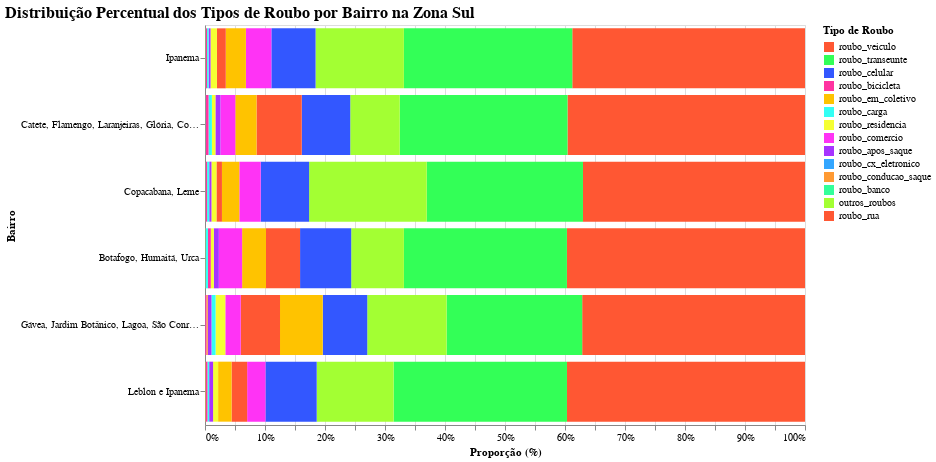

The notebook cell this image was saved under:
### Code cell
# Criando o gráfico de barras segmentadas com cores vivas específicas para cada tipo de roubo
grafico = alt.Chart(df_percentuais).mark_bar().encode(
    x=alt.X("percentual:Q", stack="normalize", title="Proporção (%)"),
    y=alt.Y("bairro:N", sort="-x", title="Bairro"),
    color=alt.Color(
        "tipo_roubo:N", 
        title="Tipo de Roubo", 
        scale=alt.Scale(
            domain=[
                "roubo_veiculo", "roubo_transeunte", "roubo_celular", "roubo_bicicleta",
                "roubo_em_coletivo", "roubo_carga", "roubo_residencia", "roubo_comercio",
                "roubo_apos_saque", "roubo_cx_eletronico", "roubo_conducao_saque", 
                "roubo_banco", "outros_roubos", "roubo_rua"
            ],
            range=[
                "#FF5733",  # roubo_veiculo
                "#33FF57",  # roubo_transeunte
                "#3357FF",  # roubo_celular
                "#FF33A1",  # roubo_bicicleta
                "#FFC300",  # roubo_em_coletivo
                "#33FFF5",  # roubo_carga
                "#F5FF33",  # roubo_residencia
                "#FF33F5",  # roubo_comercio
                "#A633FF",  # roubo_apos_saque
                "#33A6FF",  # roubo_cx_eletronico
                "#FF9A33",  # roubo_conducao_saque
                "#33FF9A",  # roubo_banco
                "#A3FF33",  # outros_roubos
                "#FF5733"   # roubo_rua
            ]
        )
    ),
    order=alt.Order("percentual:Q", sort="ascending"),
    tooltip=["bairro:N", "tipo_roubo:N", "quantidade:Q", "percentual:Q"]
).properties(
    title="Distribuição Percentual dos Tipos de Roubo por Bairro na Zona Sul",
    width=600,
    height=400
).configure_title(
    fontSize=16,
    anchor="start"
)

grafico.show()

### Figure 1 — Vega-Lite specification as saved in the notebook (floating-point values rounded to 4 significant figures)
{"config": {"view": {"continuousWidth": 300, "continuousHeight": 300}, "title": {"anchor": "start", "fontSize": 16}}, "data": {"name": "data-7eb5cb95a02139990122751527700d0e"}, "mark": {"type": "bar"}, "encoding": {"color": {"field": "tipo_roubo", "scale": {"domain": ["roubo_veiculo", "roubo_transeunte", "roubo_celular", "roubo_bicicleta", "roubo_em_coletivo", "roubo_carga", "roubo_residencia", "roubo_comercio", "roubo_apos_saque", "roubo_cx_eletronico", "roubo_conducao_saque", "roubo_banco", "outros_roubos", "roubo_rua"], "range": ["#FF5733", "#33FF57", "#3357FF", "#FF33A1", "#FFC300", "#33FFF5", "#F5FF33", "#FF33F5", "#A633FF", "#33A6FF", "#FF9A33", "#33FF9A", "#A3FF33", "#FF5733"]}, "title": "Tipo de Roubo", "type": "nominal"}, "order": {"field": "percentual", "sort": "ascending", "type": "quantitative"}, "tooltip": [{"field": "bairro", "type": "nominal"}, {"field": "tipo_roubo", "type": "nominal"}, {"field": "quantidade", "type": "quantitative"}, {"field": "percentual", "type": "quantitative"}], "x": {"field": "percentual", "stack": "normalize", "title": "Proporção (%)", "type": "quantitative"}, "y": {"field": "bairro", "sort": "-x", "title": "Bairro", "type": "nominal"}}, "height": 400, "title": "Distribuição Percentual dos Tipos de Roubo por Bairro na Zona Sul", "width": 600, "$schema": "https://vega.github.io/schema/vega-lite/v5.20.1.json", "datasets": {"data-7eb5cb95a02139990122751527700d0e": [{"bairro": "Botafogo, Humaitá, Urca", "tipo_roubo": "roubo_rua", "quantidade": 19390.0, "percentual": 39.68}, {"bairro": "Botafogo, Humaitá, Urca", "tipo_roubo": "roubo_transeunte", "quantidade": 13280.0, "percentual": 27.17}, {"bairro": "Botafogo, Humaitá, Urca", "tipo_roubo": "outros_roubos", "quantidade": 4291.0, "percentual": 8.781}, {"bairro": "Botafogo, Humaitá, Urca", "tipo_roubo": "roubo_celular", "quantidade": 4165.0, "percentual": 8.523}, {"bairro": "Botafogo, Humaitá, Urca", "tipo_roubo": "roubo_veiculo", "quantidade": 2775.0, "percentual": 5.679}, {"bairro": "Botafogo, Humaitá, Urca", "tipo_roubo": "roubo_em_coletivo", "quantidade": 1945.0, "percentual": 3.98}, {"bairro": "Botafogo, Humaitá, Urca", "tipo_roubo": "roubo_comercio", "quantidade": 1898.0, "percentual": 3.884}, {"bairro": "Botafogo, Humaitá, Urca", "tipo_roubo": "roubo_apos_saque", "quantidade": 410.0, "percentual": 0.839}, {"bairro": "Botafogo, Humaitá, Urca", "tipo_roubo": "roubo_residencia", "quantidade": 243.0, "percentual": 0.4973}, {"bairro": "Botafogo, Humaitá, Urca", "tipo_roubo": "roubo_bicicleta", "quantidade": 231.0, "percentual": 0.4727}, {"bairro": "Botafogo, Humaitá, Urca", "tipo_roubo": "roubo_carga", "quantidade": 191.0, "percentual": 0.3909}, {"bairro": "Botafogo, Humaitá, Urca", "tipo_roubo": "roubo_conducao_saque", "quantidade": 34.0, "percentual": 0.06958}, {"bairro": "Botafogo, Humaitá, Urca", "tipo_roubo": "roubo_banco", "quantidade": 8.0, "percentual": 0.01637}, {"bairro": "Botafogo, Humaitá, Urca", "tipo_roubo": "roubo_cx_eletronico", "quantidade": 8.0, "percentual": 0.01637}, {"bairro": "Catete, Flamengo, Laranjeiras, Glória, Cosme Velho", "tipo_roubo": "roubo_rua", "quantidade": 23400.0, "percentual": 39.58}, {"bairro": "Catete, Flamengo, Laranjeiras, Glória, Cosme Velho", "tipo_roubo": "roubo_transeunte", "quantidade": 16530.0, "percentual": 27.96}, {"bairro": "Catete, Flamengo, Laranjeiras, Glória, Cosme Velho", "tipo_roubo": "outros_roubos", "quantidade": 4875.0, "percentual": 8.246}, {"bairro": "Catete, Flamengo, Laranjeiras, Glória, Cosme Velho", "tipo_roubo": "roubo_celular", "quantidade": 4781.0, "percentual": 8.087}, {"bairro": "Catete, Flamengo, Laranjeiras, Glória, Cosme Velho", "tipo_roubo": "roubo_veiculo", "quantidade": 4456.0, "percentual": 7.537}, {"bairro": "Catete, Flamengo, Laranjeiras, Glória, Cosme Velho", "tipo_roubo": "roubo_em_coletivo", "quantidade": 2088.0, "percentual": 3.532}, {"bairro": "Catete, Flamengo, Laranjeiras, Glória, Cosme Velho", "tipo_roubo": "roubo_comercio", "quantidade": 1466.0, "percentual": 2.48}, {"bairro": "Catete, Flamengo, Laranjeiras, Glória, Cosme Velho", "tipo_roubo": "roubo_apos_saque", "quantidade": 495.0, "percentual": 0.8373}, {"bairro": "Catete, Flamengo, Laranjeiras, Glória, Cosme Velho", "tipo_roubo": "roubo_residencia", "quantidade": 348.0, "percentual": 0.5886}, {"bairro": "Catete, Flamengo, Laranjeiras, Glória, Cosme Velho", "tipo_roubo": "roubo_carga", "quantidade": 331.0, "percentual": 0.5599}, {"bairro": "Catete, Flamengo, Laranjeiras, Glória, Cosme Velho", "tipo_roubo": "roubo_bicicleta", "quantidade": 270.0, "percentual": 0.4567}, {"bairro": "Catete, Flamengo, Laranjeiras, Glória, Cosme Velho", "tipo_roubo": "roubo_cx_eletronico", "quantidade": 37.0, "percentual": 0.06258}, {"bairro": "Catete, Flamengo, Laranjeiras, Glória, Cosme Velho", "tipo_roubo": "roubo_conducao_saque", "quantidade": 26.0, "percentual": 0.04398}, {"bairro": "Catete, Flamengo, Laranjeiras, Glória, Cosme Velho", "tipo_roubo": "roubo_banco", "quantidade": 14.0, "percentual": 0.02368}, {"bairro": "Copacabana, Leme", "tipo_roubo": "roubo_rua", "quantidade": 12580.0, "percentual": 37.0}, {"bairro": "Copacabana, Leme", "tipo_roubo": "roubo_transeunte", "quantidade": 8854.0, "percentual": 26.04}, {"bairro": "Copacabana, Leme", "tipo_roubo": "outros_roubos", "quantidade": 6665.0, "percentual": 19.6}, {"bairro": "Copacabana, Leme", "tipo_roubo": "roubo_celular", "quantidade": 2743.0, "percentual": 8.068}, {"bairro": "Copacabana, Leme", "tipo_roubo": "roubo_comercio", "quantidade": 1213.0, "percentual": 3.568}, {"bairro": "Copacabana, Leme", "tipo_roubo": "roubo_em_coletivo", "quantidade": 984.0, "percentual": 2.894}, {"bairro": "Copacabana, Leme", "tipo_roubo": "roubo_veiculo", "quantidade": 311.0, "percentual": 0.9147}, {"bairro": "Copacabana, Leme", "tipo_roubo": "roubo_residencia", "quantidade": 283.0, "percentual": 0.8324}, {"bairro": "Copacabana, Leme", "tipo_roubo": "roubo_apos_saque", "quantidade": 126.0, "percentual": 0.3706}, {"bairro": "Copacabana, Leme", "tipo_roubo": "roubo_carga", "quantidade": 121.0, "percentual": 0.3559}, {"bairro": "Copacabana, Leme", "tipo_roubo": "roubo_bicicleta", "quantidade": 80.0, "percentual": 0.2353}, {"bairro": "Copacabana, Leme", "tipo_roubo": "roubo_conducao_saque", "quantidade": 20.0, "percentual": 0.05882}, {"bairro": "Copacabana, Leme", "tipo_roubo": "roubo_cx_eletronico", "quantidade": 13.0, "percentual": 0.03824}, {"bairro": "Copacabana, Leme", "tipo_roubo": "roubo_banco", "quantidade": 6.0, "percentual": 0.01765}, {"bairro": "Gávea, Jardim Botânico, Lagoa, São Conrado", "tipo_roubo": "roubo_rua", "quantidade": 6814.0, "percentual": 37.14}, {"bairro": "Gávea, Jardim Botânico, Lagoa, São Conrado", "tipo_roubo": "roubo_transeunte", "quantidade": 4146.0, "percentual": 22.6}, {"bairro": "Gávea, Jardim Botânico, Lagoa, São Conrado", "tipo_roubo": "outros_roubos", "quantidade": 2427.0, "percentual": 13.23}, {"bairro": "Gávea, Jardim Botânico, Lagoa, São Conrado", "tipo_roubo": "roubo_celular", "quantidade": 1361.0, "percentual": 7.417}, {"bairro": "Gávea, Jardim Botânico, Lagoa, São Conrado", "tipo_roubo": "roubo_em_coletivo", "quantidade": 1307.0, "percentual": 7.123}, {"bairro": "Gávea, Jardim Botânico, Lagoa, São Conrado", "tipo_roubo": "roubo_veiculo", "quantidade": 1201.0, "percentual": 6.545}, {"bairro": "Gávea, Jardim Botânico, Lagoa, São Conrado", "tipo_roubo": "roubo_comercio", "quantidade": 472.0, "percentual": 2.572}, {"bairro": "Gávea, Jardim Botânico, Lagoa, São Conrado", "tipo_roubo": "roubo_residencia", "quantidade": 298.0, "percentual": 1.624}, {"bairro": "Gávea, Jardim Botânico, Lagoa, São Conrado", "tipo_roubo": "roubo_carga", "quantidade": 125.0, "percentual": 0.6812}, {"bairro": "Gávea, Jardim Botânico, Lagoa, São Conrado", "tipo_roubo": "roubo_apos_saque", "quantidade": 114.0, "percentual": 0.6213}, {"bairro": "Gávea, Jardim Botânico, Lagoa, São Conrado", "tipo_roubo": "roubo_conducao_saque", "quantidade": 43.0, "percentual": 0.2343}, {"bairro": "Gávea, Jardim Botânico, Lagoa, São Conrado", "tipo_roubo": "roubo_bicicleta", "quantidade": 37.0, "percentual": 0.2016}, {"bairro": "Gávea, Jardim Botânico, Lagoa, São Conrado", "tipo_roubo": "roubo_banco", "quantidade": 2.0, "percentual": 0.0109}, {"bairro": "Gávea, Jardim Botânico, Lagoa, São Conrado", "tipo_roubo": "roubo_cx_eletronico", "quantidade": 2.0, "percentual": 0.0109}, {"bairro": "Ipanema", "tipo_roubo": "roubo_rua", "quantidade": 8144.0, "percentual": 38.79}, {"bairro": "Ipanema", "tipo_roubo": "roubo_transeunte", "quantidade": 5893.0, "percentual": 28.07}, {"bairro": "Ipanema", "tipo_roubo": "outros_roubos", "quantidade": 3091.0, "percentual": 14.72}, {"bairro": "Ipanema", "tipo_roubo": "roubo_celular", "quantidade": 1547.0, "percentual": 7.368}, {"bairro": "Ipanema", "tipo_roubo": "roubo_comercio", "quantidade": 891.0, "percentual": 4.243}, {"bairro": "Ipanema", "tipo_roubo": "roubo_em_coletivo", "quantidade": 704.0, "percentual": 3.353}, {"bairro": "Ipanema", "tipo_roubo": "roubo_veiculo", "quantidade": 309.0, "percentual": 1.472}, {"bairro": "Ipanema", "tipo_roubo": "roubo_residencia", "quantidade": 224.0, "percentual": 1.067}, {"bairro": "Ipanema", "tipo_roubo": "roubo_apos_saque", "quantidade": 68.0, "percentual": 0.3239}, {"bairro": "Ipanema", "tipo_roubo": "roubo_carga", "quantidade": 54.0, "percentual": 0.2572}, {"bairro": "Ipanema", "tipo_roubo": "roubo_bicicleta", "quantidade": 44.0, "percentual": 0.2096}, {"bairro": "Ipanema", "tipo_roubo": "roubo_conducao_saque", "quantidade": 15.0, "percentual": 0.07144}, {"bairro": "Ipanema", "tipo_roubo": "roubo_cx_eletronico", "quantidade": 7.0, "percentual": 0.03334}, {"bairro": "Ipanema", "tipo_roubo": "roubo_banco", "quantidade": 6.0, "percentual": 0.02858}, {"bairro": "Leblon e Ipanema", "tipo_roubo": "roubo_rua", "quantidade": 15840.0, "percentual": 39.67}, {"bairro": "Leblon e Ipanema", "tipo_roubo": "roubo_transeunte", "quantidade": 11540.0, "percentual": 28.89}, {"bairro": "Leblon e Ipanema", "tipo_roubo": "outros_roubos", "quantidade": 5122.0, "percentual": 12.82}, {"bairro": "Leblon e Ipanema", "tipo_roubo": "roubo_celular", "quantidade": 3411.0, "percentual": 8.541}, {"bairro": "Leblon e Ipanema", "tipo_roubo": "roubo_comercio", "quantidade": 1219.0, "percentual": 3.052}, {"bairro": "Leblon e Ipanema", "tipo_roubo": "roubo_veiculo", "quantidade": 1038.0, "percentual": 2.599}, {"bairro": "Leblon e Ipanema", "tipo_roubo": "roubo_em_coletivo", "quantidade": 895.0, "percentual": 2.241}, {"bairro": "Leblon e Ipanema", "tipo_roubo": "roubo_residencia", "quantidade": 333.0, "percentual": 0.8338}, {"bairro": "Leblon e Ipanema", "tipo_roubo": "roubo_apos_saque", "quantidade": 261.0, "percentual": 0.6535}, {"bairro": "Leblon e Ipanema", "tipo_roubo": "roubo_carga", "quantidade": 116.0, "percentual": 0.2904}, {"bairro": "Leblon e Ipanema", "tipo_roubo": "roubo_bicicleta", "quantidade": 100.0, "percentual": 0.2504}, {"bairro": "Leblon e Ipanema", "tipo_roubo": "roubo_conducao_saque", "quantidade": 48.0, "percentual": 0.1202}, {"bairro": "Leblon e Ipanema", "tipo_roubo": "roubo_cx_eletronico", "quantidade": 10.0, "percentual": 0.02504}, {"bairro": "Leblon e Ipanema", "tipo_roubo": "roubo_banco", "quantidade": 4.0, "percentual": 0.01002}]}}
